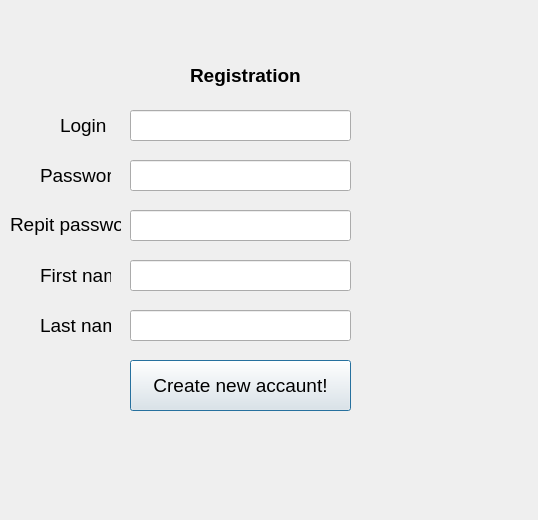
<?xml version="1.0" encoding="UTF-8"?>
<ui version="4.0">
 <class>Reg</class>
 <widget class="QDialog" name="Reg">
  <property name="geometry">
   <rect>
    <x>0</x>
    <y>0</y>
    <width>538</width>
    <height>520</height>
   </rect>
  </property>
  <property name="windowTitle">
   <string>Dialog</string>
  </property>
  <widget class="QLabel" name="label">
   <property name="geometry">
    <rect>
     <x>190</x>
     <y>60</y>
     <width>111</width>
     <height>31</height>
    </rect>
   </property>
   <property name="font">
    <font>
     <family>Helvetica</family>
     <pointsize>14</pointsize>
     <weight>75</weight>
     <bold>true</bold>
    </font>
   </property>
   <property name="text">
    <string>Registration</string>
   </property>
  </widget>
  <widget class="QLineEdit" name="lineEdit">
   <property name="geometry">
    <rect>
     <x>130</x>
     <y>110</y>
     <width>221</width>
     <height>31</height>
    </rect>
   </property>
  </widget>
  <widget class="QLineEdit" name="lineEdit_2">
   <property name="geometry">
    <rect>
     <x>130</x>
     <y>160</y>
     <width>221</width>
     <height>31</height>
    </rect>
   </property>
  </widget>
  <widget class="QLineEdit" name="lineEdit_3">
   <property name="geometry">
    <rect>
     <x>130</x>
     <y>210</y>
     <width>221</width>
     <height>31</height>
    </rect>
   </property>
  </widget>
  <widget class="QLabel" name="label_2">
   <property name="geometry">
    <rect>
     <x>60</x>
     <y>110</y>
     <width>51</width>
     <height>31</height>
    </rect>
   </property>
   <property name="font">
    <font>
     <pointsize>14</pointsize>
    </font>
   </property>
   <property name="text">
    <string>Login</string>
   </property>
  </widget>
  <widget class="QLabel" name="label_3">
   <property name="geometry">
    <rect>
     <x>40</x>
     <y>160</y>
     <width>71</width>
     <height>31</height>
    </rect>
   </property>
   <property name="font">
    <font>
     <pointsize>14</pointsize>
    </font>
   </property>
   <property name="text">
    <string>Password</string>
   </property>
  </widget>
  <widget class="QLabel" name="label_4">
   <property name="geometry">
    <rect>
     <x>10</x>
     <y>209</y>
     <width>111</width>
     <height>31</height>
    </rect>
   </property>
   <property name="font">
    <font>
     <pointsize>14</pointsize>
    </font>
   </property>
   <property name="text">
    <string>Repit password</string>
   </property>
  </widget>
  <widget class="QLineEdit" name="lineEdit_4">
   <property name="geometry">
    <rect>
     <x>130</x>
     <y>260</y>
     <width>221</width>
     <height>31</height>
    </rect>
   </property>
  </widget>
  <widget class="QLineEdit" name="lineEdit_5">
   <property name="geometry">
    <rect>
     <x>130</x>
     <y>310</y>
     <width>221</width>
     <height>31</height>
    </rect>
   </property>
  </widget>
  <widget class="QLabel" name="label_5">
   <property name="geometry">
    <rect>
     <x>40</x>
     <y>260</y>
     <width>71</width>
     <height>31</height>
    </rect>
   </property>
   <property name="font">
    <font>
     <pointsize>14</pointsize>
    </font>
   </property>
   <property name="text">
    <string>First name</string>
   </property>
  </widget>
  <widget class="QLabel" name="label_6">
   <property name="geometry">
    <rect>
     <x>40</x>
     <y>310</y>
     <width>71</width>
     <height>31</height>
    </rect>
   </property>
   <property name="font">
    <font>
     <pointsize>14</pointsize>
    </font>
   </property>
   <property name="text">
    <string>Last name</string>
   </property>
  </widget>
  <widget class="QPushButton" name="pushButton">
   <property name="geometry">
    <rect>
     <x>130</x>
     <y>360</y>
     <width>221</width>
     <height>51</height>
    </rect>
   </property>
   <property name="font">
    <font>
     <pointsize>14</pointsize>
    </font>
   </property>
   <property name="text">
    <string>Create new accaunt!</string>
   </property>
  </widget>
  <widget class="QLabel" name="label_7">
   <property name="geometry">
    <rect>
     <x>370</x>
     <y>160</y>
     <width>151</width>
     <height>81</height>
    </rect>
   </property>
   <property name="font">
    <font>
     <pointsize>9</pointsize>
     <weight>75</weight>
     <bold>true</bold>
    </font>
   </property>
   <property name="text">
    <string/>
   </property>
  </widget>
 </widget>
 <resources/>
 <connections/>
</ui>
